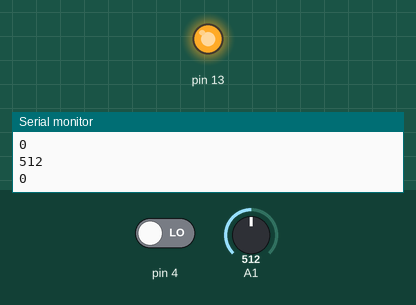
A sketch run on a simulated Arduino Uno, built with avr-gcc and run on an emulated ATmega328P. On the bench: output pins drawn as LEDs (lit = HIGH), the last lines printed to the serial monitor. The inputs (shaded band) are chosen by the test bench; at power-on: A1 = 512, pin 4 LOW.

Above: at 1.8 s.
1.9 s: A1 set to 196
3.4 s: A1 set to 165
At 4.3 s:
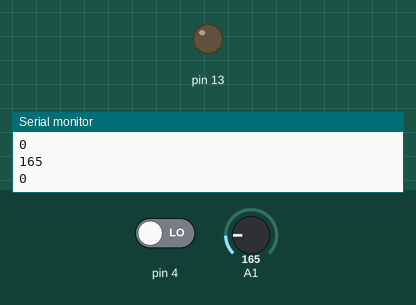
5.5 s: A1 set to 190
At 7.0 s:
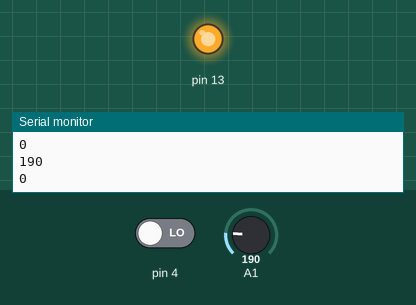
7.5 s: A1 set to 170
At 8.5 s:
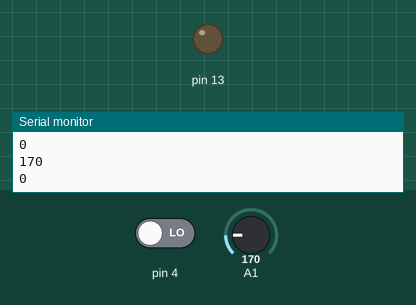
Timing chart, 0 to 10.5 s (numbered marks = the images above; inputs shaded):
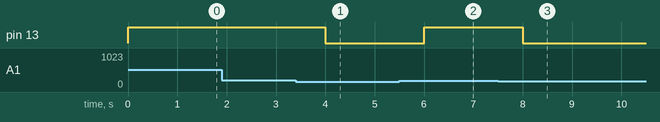

The sketch:

MQ-135.ino
```cpp
#include <MQ135.h>

int sensorValue;
int digitalValue;

void setup()
{
  Serial.begin(9600); //鮑率9600
  pinMode(13, OUTPUT);
  pinMode(2, INPUT);
}

void loop()
{
  sensorValue = analogRead(1);  // 讀MQ-135類比訊號的值
  digitalValue = digitalRead(4);// 讀MQ-135數位訊號的值
  if (sensorValue > 180) //檢測到非正常氣體
  {
    digitalWrite(13, HIGH);//LED變亮
  }
  else
    digitalWrite(13, LOW);//LED變暗
  Serial.println(sensorValue, DEC); //印出MQ-135類比訊號
  Serial.println(digitalValue, DEC);//印出MQ-135數位訊號
  delay(1000);
}
/*
正常空氣返回約100-200
酒精返回大約 700
較輕的氣體返回約750
 */
```

Measured:
- the behaviour switches between 181 and 180 on A1 (found by bisection; images 0 and 1)
- after the input at 3.4 s, pin 13: HIGH → LOW after 0.60 s
- after the input at 5.5 s, pin 13: LOW → HIGH after 0.50 s
- after the input at 7.5 s, pin 13: HIGH → LOW after 0.50 s
